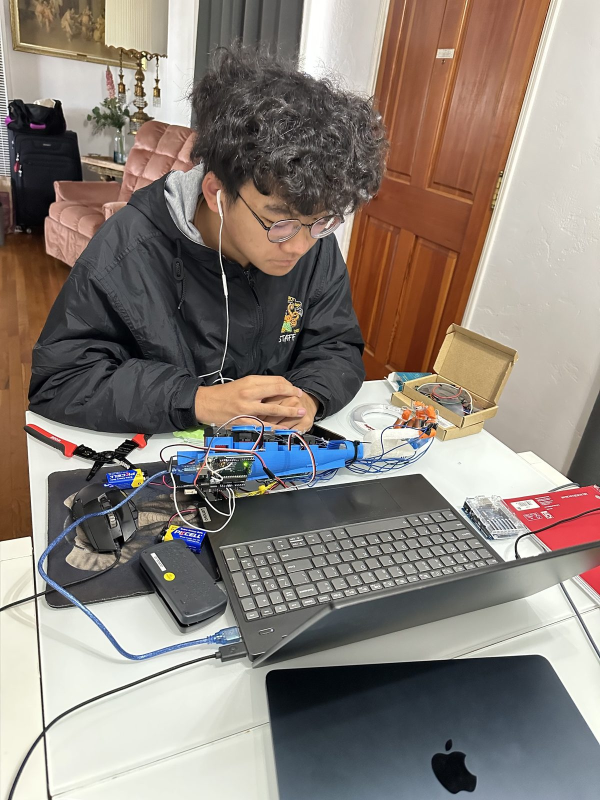
#> input picture docs/assets/img/anthropomorphic-hand/IMG_7138.jpg, 1200 x 1600 px (shown at 1/2 size)
$ python make_heroes.py
#> lines starting #> are read from the running program, lines starting #| are printed output that depends on the picture
#!/usr/bin/env python3
"""Cut hero and card images to fixed aspect ratios from chosen source photos.

Cards and heroes are displayed at a fixed shape, so letting the browser crop
them with object-fit gives up all control over framing — heads get cut off and
the subject drifts out of frame. This crops deliberately instead: pick the
source photo, the target ratio, and where in the frame the subject sits.

Edit HEROES below, then run:

    python3 make_heroes.py

Output lands in docs/assets/img/heroes/ and is referenced from content.json
(a project's "hero" field) or, for the home page, as assets/img/headshot.jpg.
"""

import os

from PIL import Image, ImageOps

ROOT = os.path.dirname(os.path.abspath(__file__))
IMG = os.path.join(ROOT, "docs", "assets", "img")
OUT = os.path.join(IMG, "heroes")

# name -> (source photo under docs/assets/img, width:height, vertical anchor)
# anchor: 0.0 keeps the top of the frame, 0.5 centers, 1.0 keeps the bottom.
# Portraits of people usually want a low number so heads are not cropped.
HEROES = {
    "headshot":        ("anthropomorphic-hand/IMG_7138.jpg", (4, 5), 0.10),
    "big-hands":       ("big-hands/IMG_7537.jpg",            (3, 2), 0.50),
    "shoe-sole":       ("shoe-sole/IMG_1121.jpg",            (3, 2), 0.50),
    "exoskeleton":     ("exoskeleton/IMG_5874.jpg",          (3, 2), 0.30),
    "hand-research":   ("anthropomorphic-hand/IMG_7124.jpg", (3, 2), 0.45),
    "rotary":          ("rotary-competition/IMG_1287.jpg",   (3, 2), 0.20),
}

LONG_EDGE = 1600
THUMB_EDGE = 640
QUALITY = 85


def crop_to_ratio(im, ratio, anchor):
    """Crop `im` to `ratio` (w, h), keeping the band of the image at `anchor`."""
    rw, rh = ratio
    w, h = im.size
    target = rw / rh
    if w / h > target:
        # too wide: trim the sides, always from the centre
        new_w = round(h * target)
        left = (w - new_w) // 2
        box = (left, 0, left + new_w, h)
    else:
        # too tall: trim top/bottom, biased by anchor
        new_h = round(w / target)
        top = round((h - new_h) * anchor)
        box = (0, top, w, top + new_h)
    return im.crop(box)


def main():
    os.makedirs(OUT, exist_ok=True)
    for name, (src, ratio, anchor) in HEROES.items():
        path = os.path.join(IMG, src)
        if not os.path.exists(path):
            print(f"  !! missing source for {name}: {src}")
            continue
        im = ImageOps.exif_transpose(Image.open(path))
#> im is the input picture: PIL image 1200x1600 RGB; mean R, G, B 137.8, 128, 120.5
        im = crop_to_ratio(im, ratio, anchor)
#> in crop_to_ratio, `return im.crop(box)`:
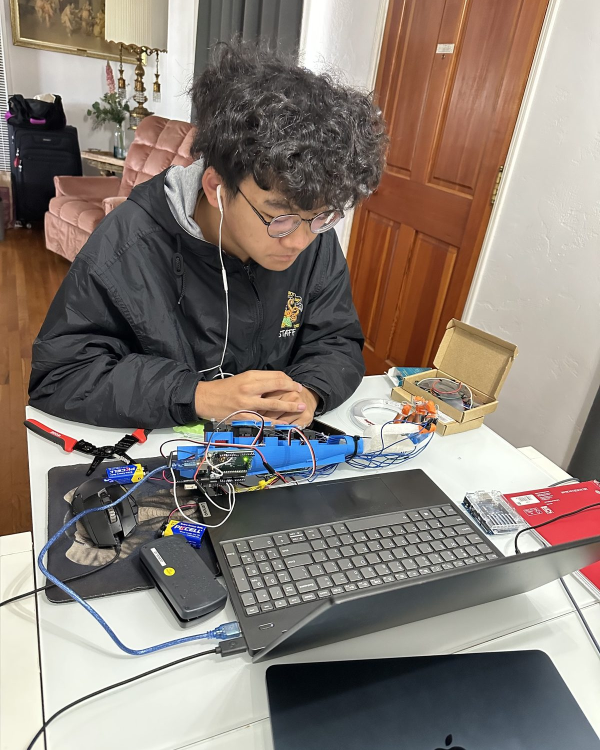
#> returned value: PIL image 1200x1500 RGB (shown at 1/2 size); mean R, G, B 136.5, 125.6, 117.7
        if im.mode != "RGB":
            im = im.convert("RGB")

        full = im.copy()
        full.thumbnail((LONG_EDGE, LONG_EDGE), Image.LANCZOS)
        full.save(os.path.join(OUT, name + ".jpg"), "JPEG",
                  quality=QUALITY, optimize=True, progressive=True)

        thumb = im.copy()
        thumb.thumbnail((THUMB_EDGE, THUMB_EDGE), Image.LANCZOS)
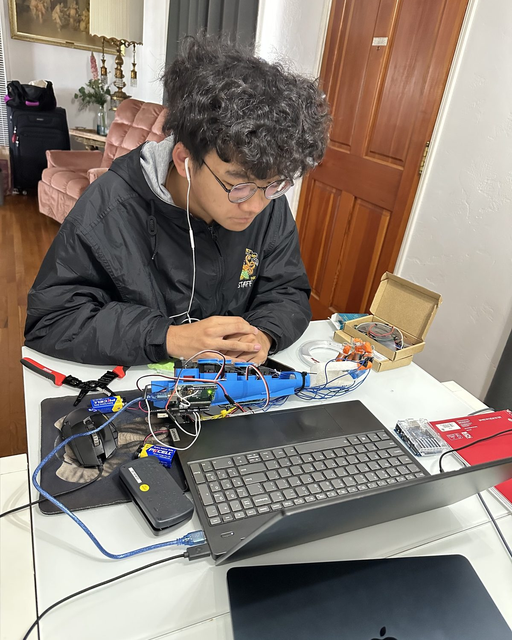
#> thumb: PIL image 512x640 RGB; mean R, G, B 136.5, 125.6, 117.7
        thumb.save(os.path.join(OUT, name + ".thumb.jpg"), "JPEG",
                   quality=QUALITY, optimize=True, progressive=True)

        print(f"  {name:15s} {ratio[0]}:{ratio[1]:<3} {full.size[0]}x{full.size[1]}  <- {src}")
#|   headshot        4:5   1200x1500  <- anthropomorphic-hand/IMG_7138.jpg
        im.close()
#> pass 2 of the loop in main, `for name, (src, ratio, anchor) in HEROES.items():`:
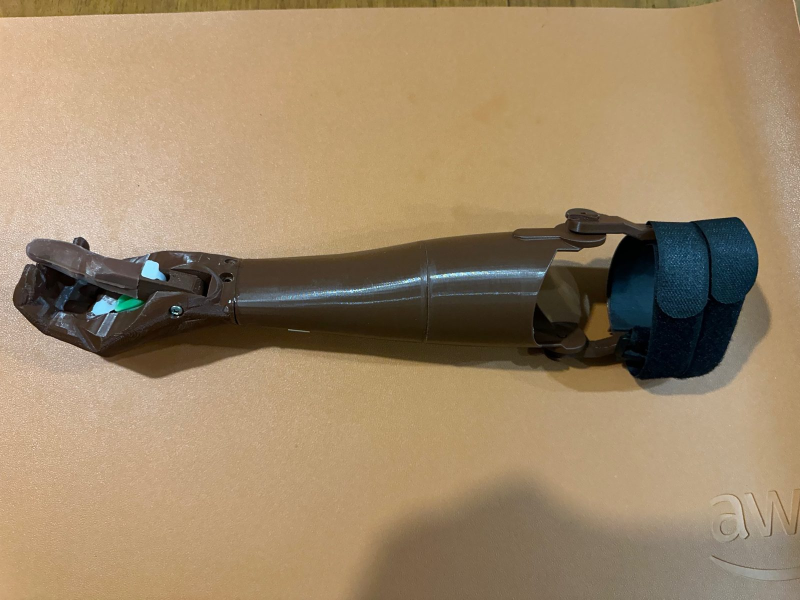
#> input picture docs/assets/img/big-hands/IMG_7537.jpg, 1600 x 1200 px (shown at 1/2 size)
#> in main, im is the input picture: PIL image 1600x1200 RGB; mean R, G, B 158.5, 135.6, 105
#> in crop_to_ratio (call 2), `return im.crop(box)`:
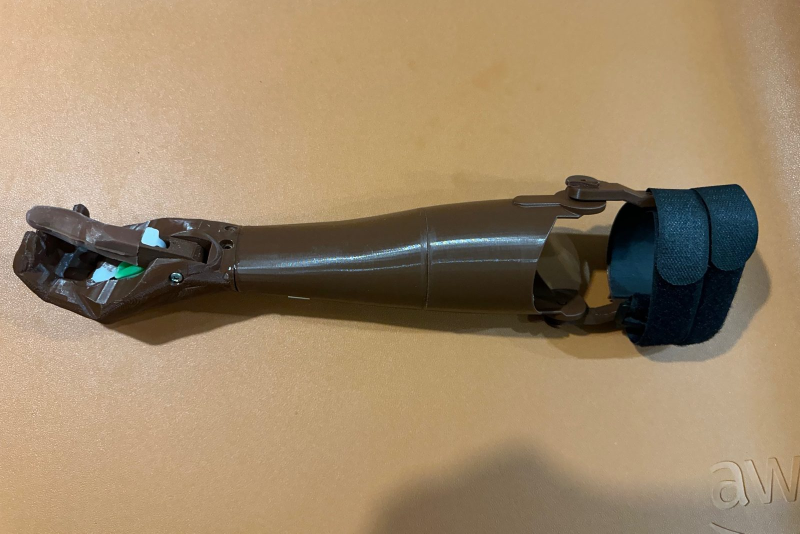
#> returned value: PIL image 1600x1067 RGB (shown at 1/2 size); mean R, G, B 157.9, 135.4, 105.5
#> in main, `thumb.thumbnail((THUMB_EDGE, THUMB_EDGE), Image.LANCZOS)`:
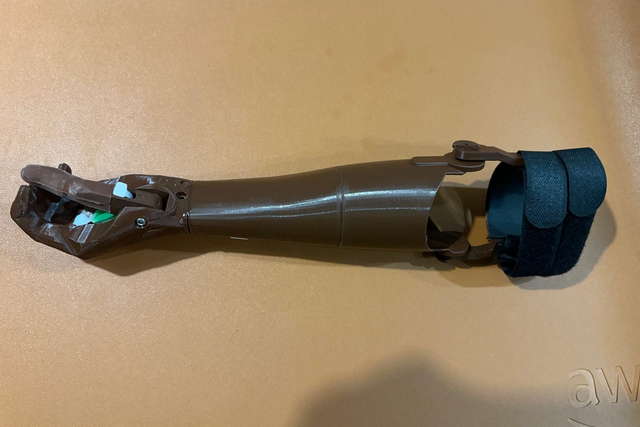
#> thumb: PIL image 640x427 RGB; mean R, G, B 157.9, 135.4, 105.5
#|   big-hands       3:2   1600x1067  <- big-hands/IMG_7537.jpg
#> pass 3 of the loop in main, `for name, (src, ratio, anchor) in HEROES.items():`:
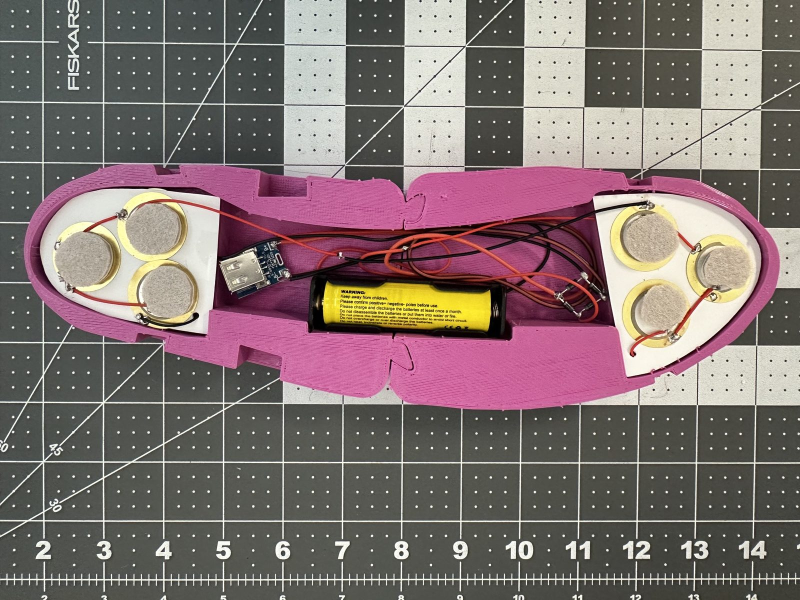
#> input picture docs/assets/img/shoe-sole/IMG_1121.jpg, 1600 x 1200 px (shown at 1/2 size)
#> in main, im is the input picture: PIL image 1600x1200 RGB; mean R, G, B 128.6, 112.9, 111.7
#> in crop_to_ratio (call 3), `return im.crop(box)`:
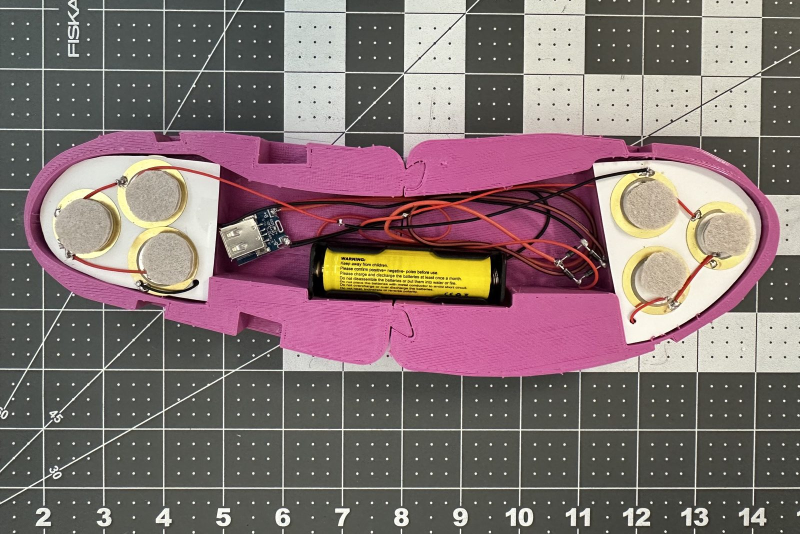
#> returned value: PIL image 1600x1067 RGB (shown at 1/2 size); mean R, G, B 131.3, 113.4, 112.9
#> in main, `thumb.thumbnail((THUMB_EDGE, THUMB_EDGE), Image.LANCZOS)`:
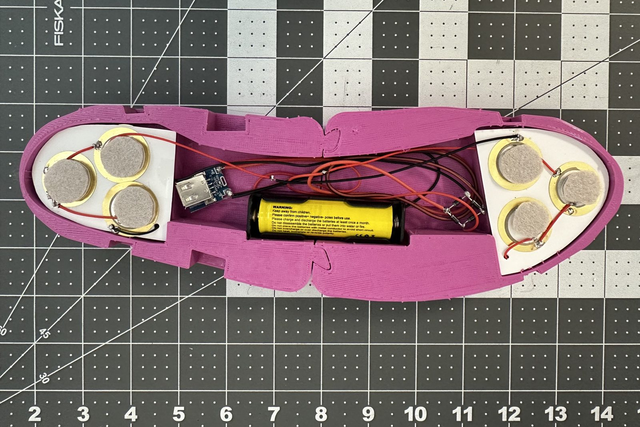
#> thumb: PIL image 640x427 RGB; mean R, G, B 131.3, 113.4, 112.9
#|   shoe-sole       3:2   1600x1067  <- shoe-sole/IMG_1121.jpg
#> the loop made 6 passes; the first 3 are shown

    # the home page picks this up automatically if it exists
    shot = os.path.join(OUT, "headshot.jpg")
    if os.path.exists(shot):
        import shutil
        shutil.copy(shot, os.path.join(IMG, "headshot.jpg"))
        print("\n  copied headshot.jpg into place for the home hero")


if __name__ == "__main__":
    main()
